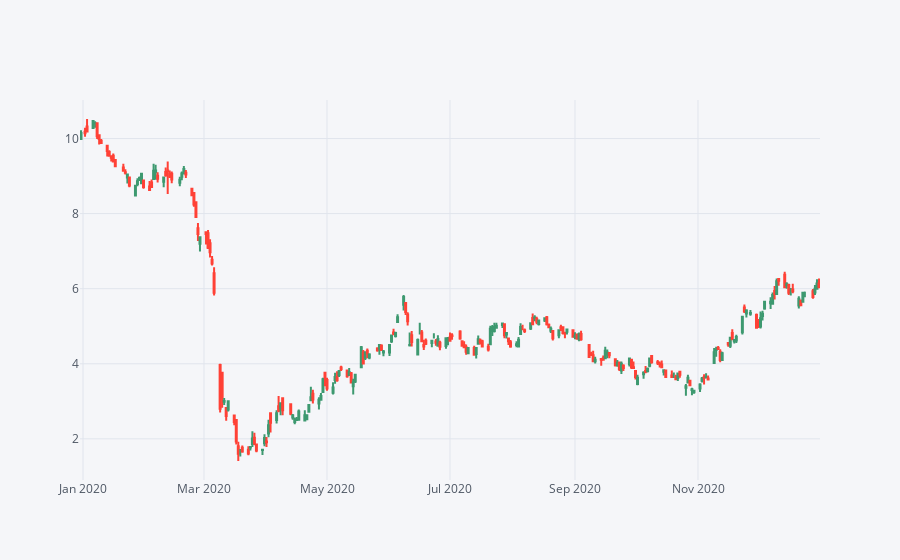
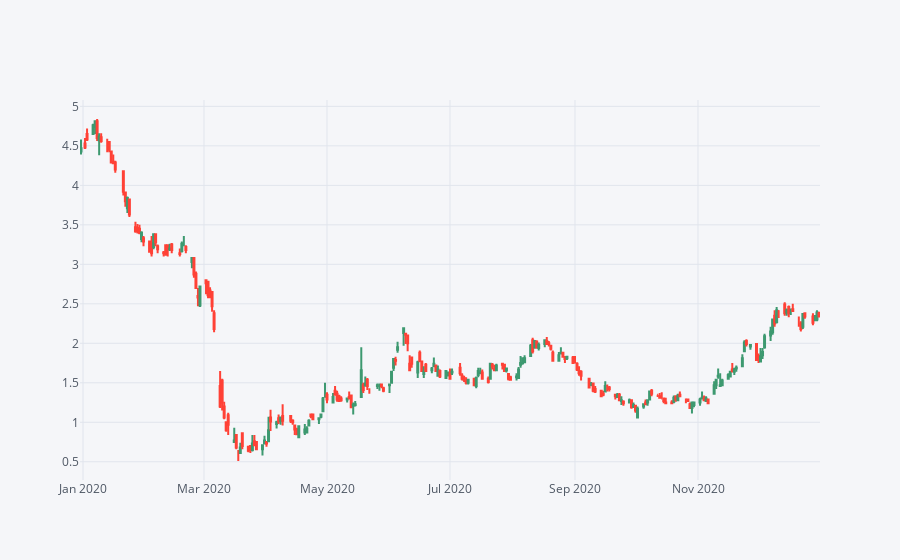

Notebook code for these charts, in order:
### Markdown cell above
## Create a candle plot for Cenovus and Crescent Point stocks at year 2020. This financial chart takes a dataset that contains open, high, low and close values for specific time period

### Code cell
Cenovus[['Open', 'High', 'Low', 'Close']].loc['2019-12-31':'2021-01-01'].iplot(kind='candle')
CrescentPoint[['Open', 'High', 'Low', 'Close']].loc['2019-12-31':'2021-01-01'].iplot(kind='candle')

### Figure 1 — Plotly figure (JSON) as saved in the notebook; plotly's stock layout.template omitted (floating-point values rounded to 4 significant figures; data arrays with more than 128 entries replaced by an {"elided": "..."} marker saying what was removed)
{"data": [{"close": {"elided": "254 float values"}, "high": {"elided": "254 float values"}, "low": {"elided": "254 float values"}, "open": {"elided": "254 float values"}, "showlegend": false, "type": "candlestick", "x": {"elided": "254 str values"}, "yaxis": "y2"}], "layout": {"legend": {"bgcolor": "#F5F6F9", "font": {"color": "#4D5663"}}, "paper_bgcolor": "#F5F6F9", "plot_bgcolor": "#F5F6F9", "title": {"font": {"color": "#4D5663"}}, "xaxis": {"gridcolor": "#E1E5ED", "rangeslider": {"visible": false}, "showgrid": true, "tickfont": {"color": "#4D5663"}, "title": {"font": {"color": "#4D5663"}, "text": ""}, "zerolinecolor": "#E1E5ED"}, "yaxis": {"gridcolor": "#E1E5ED", "showgrid": true, "showticklabels": false, "tickfont": {"color": "#4D5663"}, "title": {"font": {"color": "#4D5663"}, "text": ""}, "zerolinecolor": "#E1E5ED"}, "yaxis2": {"gridcolor": "#E1E5ED", "showgrid": true, "tickfont": {"color": "#4D5663"}, "title": {"font": {"color": "#4D5663"}, "text": ""}, "zerolinecolor": "#E1E5ED"}}}

### Figure 2 — Plotly figure (JSON) as saved in the notebook; plotly's stock layout.template omitted (floating-point values rounded to 4 significant figures; data arrays with more than 128 entries replaced by an {"elided": "..."} marker saying what was removed)
{"data": [{"close": {"elided": "254 float values"}, "high": {"elided": "254 float values"}, "low": {"elided": "254 float values"}, "open": {"elided": "254 float values"}, "showlegend": false, "type": "candlestick", "x": {"elided": "254 str values"}, "yaxis": "y2"}], "layout": {"legend": {"bgcolor": "#F5F6F9", "font": {"color": "#4D5663"}}, "paper_bgcolor": "#F5F6F9", "plot_bgcolor": "#F5F6F9", "title": {"font": {"color": "#4D5663"}}, "xaxis": {"gridcolor": "#E1E5ED", "rangeslider": {"visible": false}, "showgrid": true, "tickfont": {"color": "#4D5663"}, "title": {"font": {"color": "#4D5663"}, "text": ""}, "zerolinecolor": "#E1E5ED"}, "yaxis": {"gridcolor": "#E1E5ED", "showgrid": true, "showticklabels": false, "tickfont": {"color": "#4D5663"}, "title": {"font": {"color": "#4D5663"}, "text": ""}, "zerolinecolor": "#E1E5ED"}, "yaxis2": {"gridcolor": "#E1E5ED", "showgrid": true, "tickfont": {"color": "#4D5663"}, "title": {"font": {"color": "#4D5663"}, "text": ""}, "zerolinecolor": "#E1E5ED"}}}
